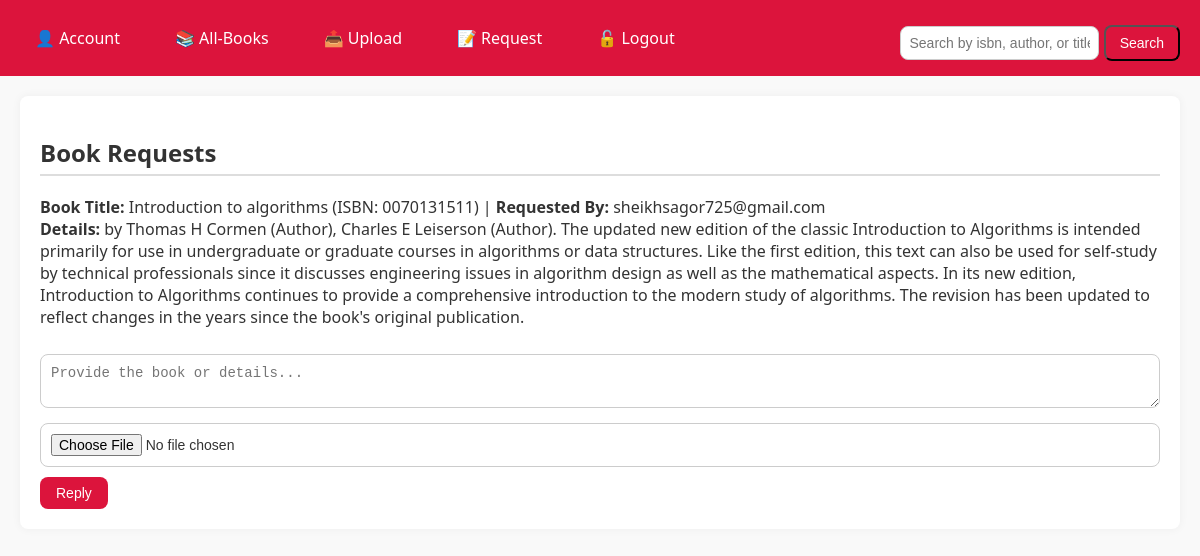
The page / on the database its author committed.
### tables this page shows
CREATE TABLE `book_requests` (
  `id` int(11) NOT NULL,
  `user_id` int(11) DEFAULT NULL,
  `book_title` varchar(255) NOT NULL,
  `request_details` text DEFAULT NULL,
  `status` enum('pending','fulfilled') DEFAULT 'pending',
  `created_at` timestamp NOT NULL DEFAULT current_timestamp(),
  `isbn` varchar(20) DEFAULT NULL,
  `isbn_raw` varchar(50) DEFAULT NULL
);

CREATE TABLE `users` (
  `id` int(11) NOT NULL,
  `name` varchar(100) DEFAULT NULL,
  `email` varchar(100) DEFAULT NULL,
  `password` varchar(255) DEFAULT NULL
);

### index.php (the view, shortened to what this page needs)
<?php
include 'admin/db_conn.php';
$search = isset($_GET['search']) ? trim($_GET['search']) : '';
$request_result = $conn->query("
    SELECT book_requests.id, book_requests.book_title, book_requests.request_details, book_requests.isbn_raw, users.email
    FROM book_requests
    JOIN users ON book_requests.user_id = users.id
");
?>
<!DOCTYPE html>
<html lang="en">
<head>
    <link rel="stylesheet" href="index.css">
</head>
<body>
    <div class="navbar">
        <div class="sidebar" id="sidebar">
            <a href="login.php">👤 Account</a>
            <a href="books.php">📚 All-Books</a>
            <a href="upload.php">📤 Upload</a>
            <a href="request.php">📝 Request</a>
            <a href="logout.php">🔓 Logout</a>
        </div>
        <div class="search-container">
            <form method="GET">
                <input type="text" placeholder="Search by isbn, author, or title..." name="search"
                    value="<?= htmlspecialchars($search) ?>">
                <button type="submit" class="download-btn">Search</button>
            </form>
        </div>
    </div>
    <div class="container">
        <div class="request-section">
            <h2>Book Requests</h2>
            <?php if ($request_result->num_rows > 0): ?>
                <?php while ($row = $request_result->fetch_assoc()): ?>
                    <div class="request-block">
                        <p><strong>Book Title:</strong> <?= htmlspecialchars($row['book_title']) ?> (ISBN:
                            <?= htmlspecialchars($row['isbn_raw']) ?>) |
                            <strong>Requested By:</strong> <?= htmlspecialchars($row['email']) ?><br>
                            <strong>Details:</strong> <?= htmlspecialchars($row['request_details']) ?>
                        </p>
                        <div class="reply-form">
                            <form method="POST" enctype="multipart/form-data">
                                <textarea name="reply_details" required placeholder="Provide the book or details..."></textarea>
                                <input type="file" name="reply_file" required>
                                <button type="submit" name="submit_reply">Reply</button>
                            </form>
                        </div>
                    </div>
                <?php endwhile; ?>
            <?php else: ?>
                <p>No book requests found.</p>
            <?php endif; ?>
        </div>
    </div>
</body>
</html>

### index.css (style rules this page uses)
:root { --primary-color: #dc143c; --hover-color: rgb(181, 5, 40); --bg-light: #ffffff; --bg-secondary: #f9f9f9; --text-color: #333; --border-radius: 8px; }
* { box-sizing: border-box; }
body { font-family: "Segoe UI", sans-serif; margin: 0; padding: 0; background-color: var(--bg-secondary); color: var(--text-color); }
.navbar { background-color: var(--primary-color); display: flex; justify-content: space-between; align-items: center; padding: 15px 20px; flex-wrap: wrap; position: relative; }
.navbar a { color: white; text-decoration: none; margin-right: 15px; padding: 10px 15px; border-radius: var(--border-radius); transition: background 0.3s; }
.search-container { margin-top: 10px; }
.search-container input[type="text"] { padding: 8px; border-radius: var(--border-radius); border: 1px solid #ccc; font-size: 14px; }
.container { padding: 20px; max-width: 1200px; margin: auto; }
h2 { border-bottom: 2px solid #ddd; padding-bottom: 5px; }
.book-section, .request-section { background-color: var(--bg-light); border-radius: var(--border-radius); padding: 20px; box-shadow: 0 0 10px rgba(0, 0, 0, 0.05); margin-bottom: 30px; }
.download-btn { background-color: var(--primary-color); color: white; padding: 8px 14px; text-decoration: none; font-size: 14px; border-radius: var(--border-radius); }
.reply-form { margin-top: 10px; }
.reply-form textarea, .reply-form input[type="file"] { width: 100%; margin-top: 10px; padding: 10px; font-size: 14px; border: 1px solid #ccc; border-radius: var(--border-radius); }
.reply-form button { background-color: var(--primary-color); color: white; border: none; margin-top: 10px; padding: 8px 16px; font-size: 14px; border-radius: var(--border-radius); cursor: pointer; }
.sidebar { display: flex; gap: 10px; }
.sidebar a { color: white; text-decoration: none; padding: 10px 15px; border-radius: var(--border-radius); transition: background 0.3s; }

### rows shown on the page
book_requests: book_title "Introduction to algorithms", isbn_raw "0070131511", user.email "sheikhsagor725@gmail.com", request_details "by Thomas H Cormen (Author), Charles E Leiserson (Author). The updated new edition of the classic Introduction to Algorithms is intended primarily for use in undergraduate or graduate courses in algorithms or data structures. Like the first edition, this text can also be used for self-study by technical professionals since it discusses engineering issues in algorithm design as well as the mathematical aspects. In its new edition, Introduction to Algorithms continues to provide a comprehensive introduction to the modern study of algorithms. The revision has been updated to reflect changes in the years since the book's original publication."
